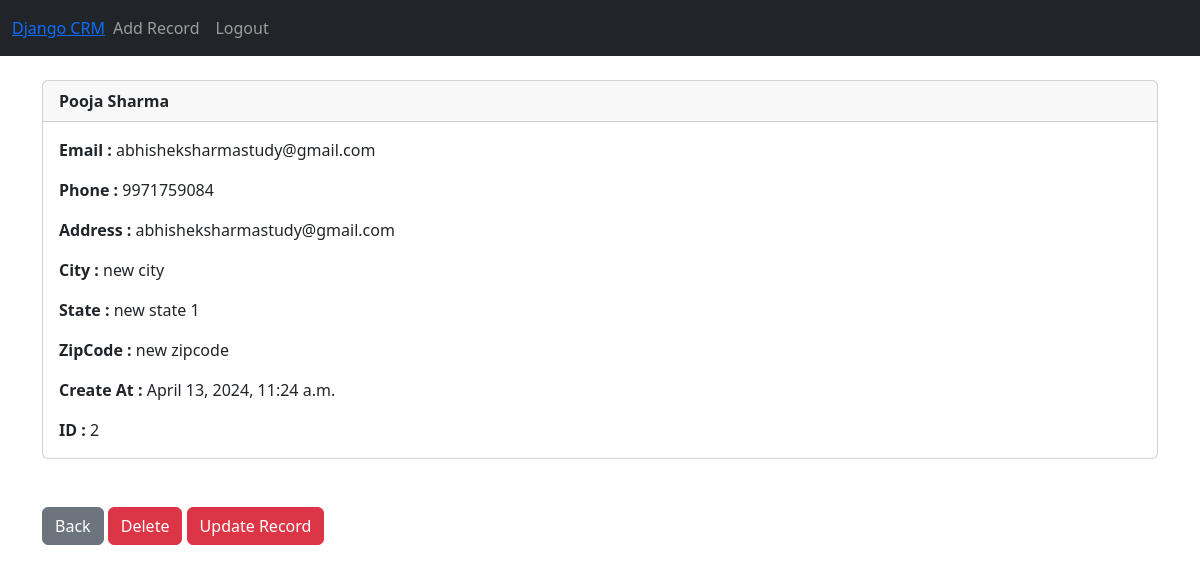
/crm/record/2 (signed in), run on the app's committed database.
### website/models.py (models this page shows, shortened)
class Record(models.Model):
    created_at=models.DateTimeField(auto_now_add=True)
    first_name=models.CharField(max_length=50)
    last_name=models.CharField(max_length=50)
    email=models.CharField(max_length=50)
    phone=models.CharField(max_length=50)
    address=models.CharField(max_length=100)
    city=models.CharField(max_length=50)
    state=models.CharField(max_length=50)
    zipcode=models.CharField(max_length=20)

### website/views.py (the view)
# urls.py: path('record/<int:pk>',views.customer_record,name='record'),
def customer_record(request,pk):
    if request.user.is_authenticated:
        customer_record=Record.objects.get(id=pk)
        return render(request,'record.html',{'customer_record':customer_record})
    else:
        messages.success(request,"You must be logged in to view that page")
        return redirect('home')

### website/templates/record.html
{% extends 'base.html' %}
{% block content %}
<div class="card">
    <div class="card-header"><strong>
        {{customer_record.first_name}}
        {{customer_record.last_name}}
    </strong>
   </div>
<div class="card-body">
<p class="card-text">
    <strong>Email :</strong>
    {{customer_record.email}}
</p>
<p class="card-text">
    <strong>Phone :</strong>
    {{customer_record.phone}}
</p>
<p class="card-text">
    <strong>Address :</strong>
    {{customer_record.email}}
</p>
<p class="card-text">
    <strong>City :</strong>
    {{customer_record.city}}
</p>
<p class="card-text">
    <strong>State :</strong>
    {{customer_record.state}}
</p>
<p class="card-text">
    <strong>ZipCode :</strong>
    {{customer_record.zipcode}}
</p>
<p class="card-text">
    <strong>Create At :</strong>
    {{customer_record.created_at}}
</p>
<p class="card-text">
    <strong>ID :</strong>
    {{customer_record.id}}
</p>
   </div>
</div>
<br></br>
<a href="{% url 'home' %}" class="btn btn-secondary">Back</a>
<a href="{% url 'delete_record' customer_record.id %}" class="btn btn-danger">Delete</a>
<a href="{% url 'update_record' customer_record.id %}" class="btn btn-danger">Update Record</a>
{% endblock %}

### data on the page
Record: first_name "Pooja", last_name "Sharma", email "abhisheksharmastudy@gmail.com", phone "9971759084", city "new city", state "new state 1", zipcode "new zipcode", created_at "April 13, 2024, 11:24 a.m.", id "2"
